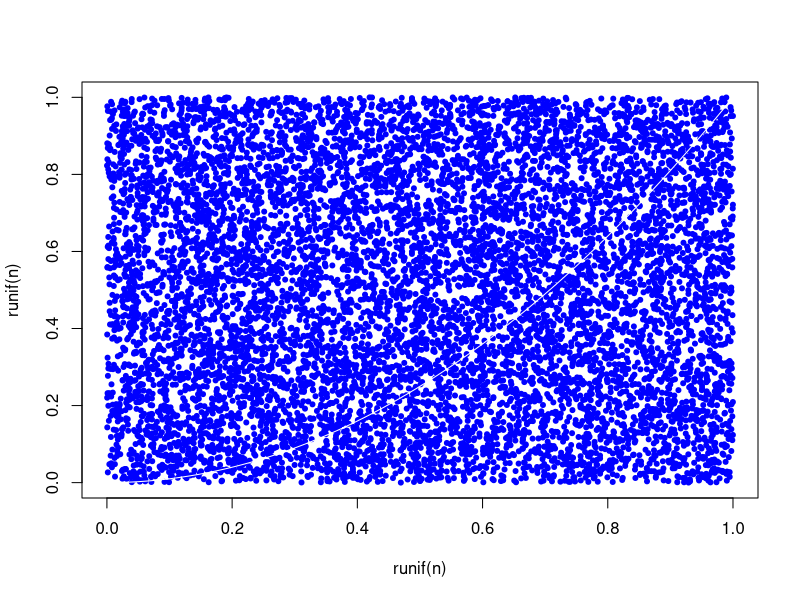
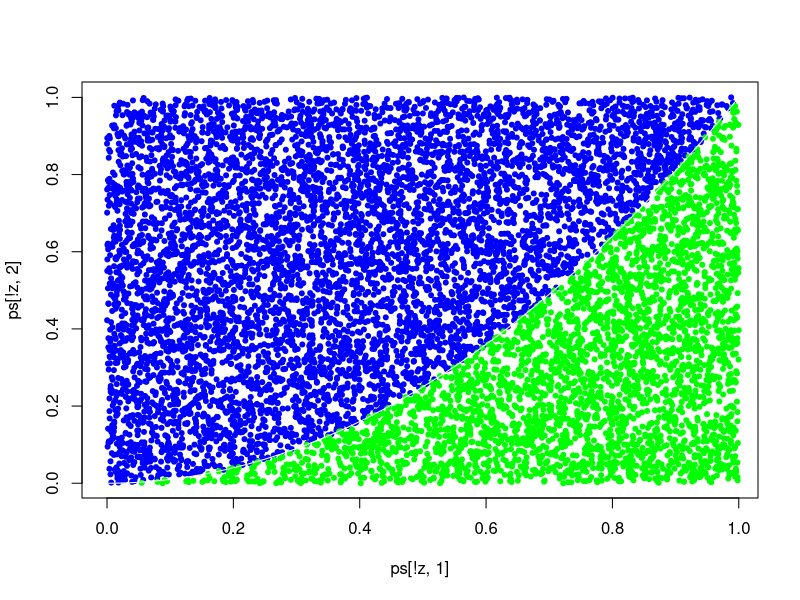
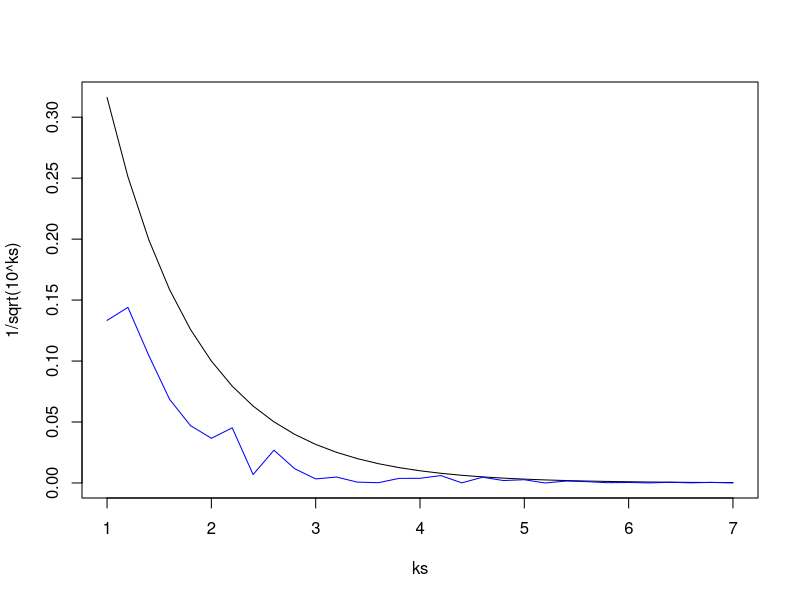
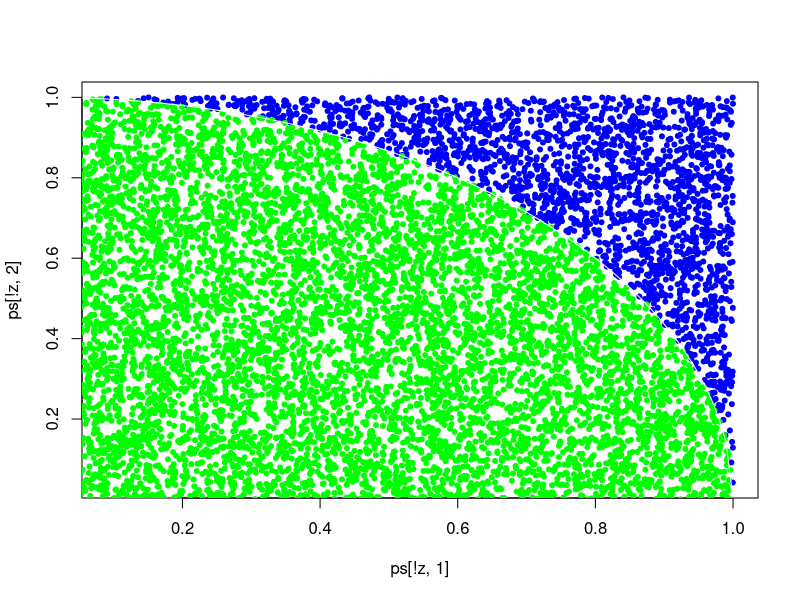
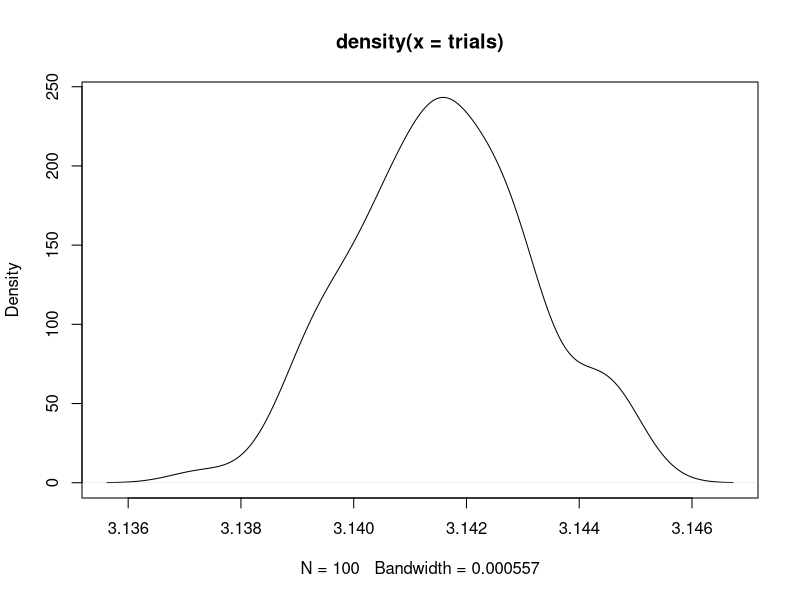
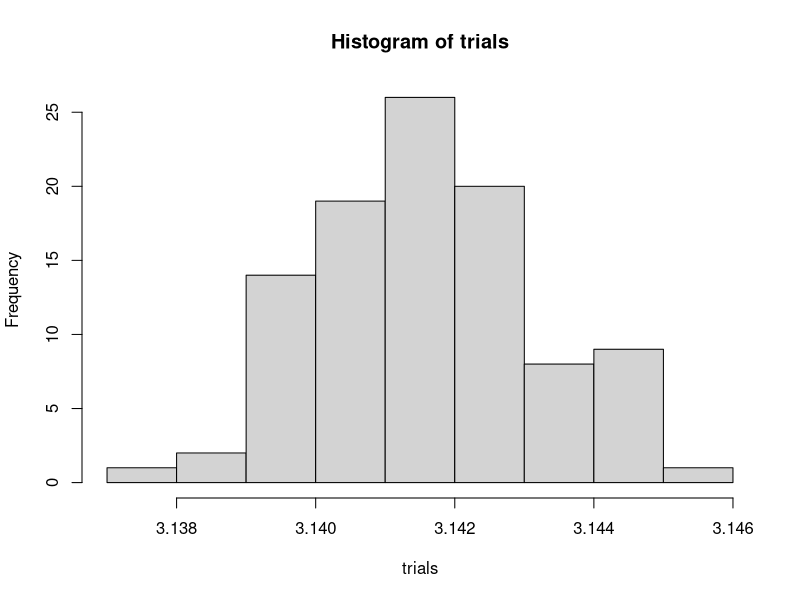
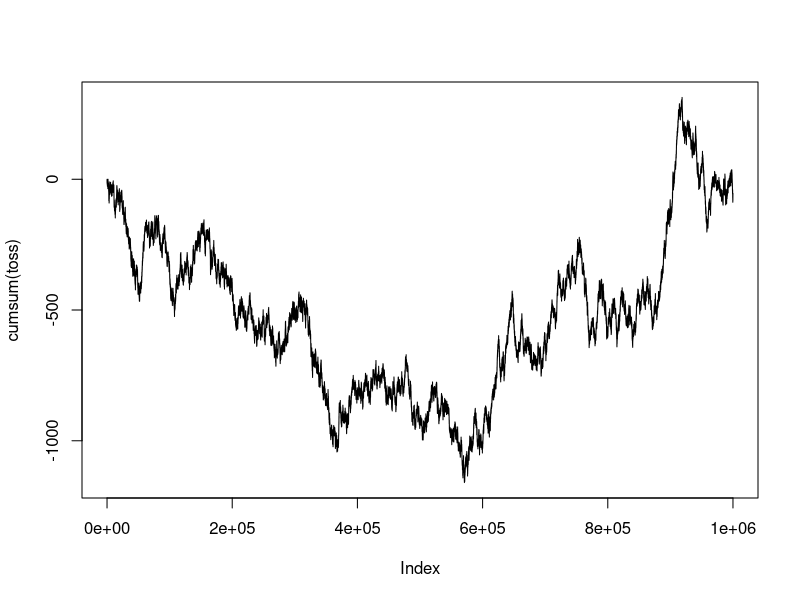
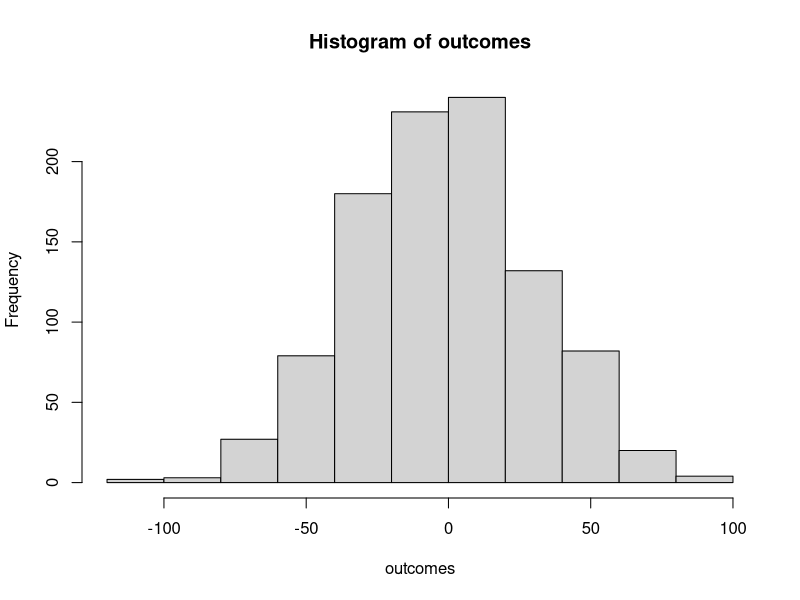

Write R code to recreate these figures, in order.
###################################################################################
#                         Some monte carlo simulations                            #
###################################################################################


## Finding the integration of y = x^2 under the limits 0, 1
n <- 10000
f <- function(x) x^2
plot(runif(n), runif(n), col='blue', pch=20)    # spraying 10k points on the x, y plane ranging b/w 0 & 1
curve(f, 0,1, n=100, col='white', add=TRUE)     # adding the curve for representation

ps <- matrix(runif(2*n), ncol=2)                # creating a matrix of 10K rows and 2 cols
g <- function(x,y) y <= x^2                     # the function for the condition check
z <- g(ps[,1], ps[,2])                          # boolean list to store if the above condition is met by the point
plot(ps[!z,1], ps[!z,2], col='blue', pch=20)
points(ps[z,1], ps[z,2], col='green', pch=20)
curve(f, 0,1, n=100, col='white', add=TRUE)

# the integral is simply the count of all the points under the curve divided by the total number of points
# which is the probability that the point lands under the curve i.e. 33.33% {integral (x^2) => x^3 / 3 => 1/3 - 0/3 => 0.33}
sum(ifelse(z == TRUE, 1, 0)) / n

# Approximation Error #

# In these kind of experiments at least 95% of the time, the error does
# not exceed the reciprocal of the square root of the number of trials
ks <- seq(1,7, by=.2)
g <- function(k) {
  n <- 10^k
  f <- function(x,y) y <= x^2
  z <- f(runif(n), runif(n))
  length(z[z]) / n
}
a <- sapply(ks,g)

head(a) # We see that approximation error reduces as we increase the no. of trials

# Numerical stability: Approximations improve as the no. of iterations increase #

# Plotting out the theoretical limit and the actual errors shows
# that with enough terms the two appear to converge
plot(ks, 1/sqrt(10^ks), type='l')
lines(ks, abs(1/3 - a), col='blue')



## Estimating value of pi
ps <- matrix(runif(2*n), ncol=2)                # creating a matrix of 10K rows and 2 cols
g <- function(x,y) sqrt(x^2 + y^2) <= 1         # the function for the condition check
z <- g(ps[,1], ps[,2])                          # boolean list to store if the above condition is met by the point
plot(ps[!z,1], ps[!z,2], col='blue', pch=20)
points(ps[z,1], ps[z,2], col='green', pch=20)
curve(sqrt(1-x^2), 0,1, n=100, col='white', add=TRUE)

# Since the unit circle has area of pi, a quarter of that will have area pi/4
# Hence, the end result will need to be multiplied by 4 to get the final approx
g <- function(k) {
  n <- 10^k
  f <- function(x,y) sqrt(x^2 + y^2) <= 1
  z <- f(runif(n),runif(n))
  length(z[z]) / n
}
a <- sapply(1:7, g)   # Approximation increases with increase in trials or n
a*4                  

# Improving the numerical stability by doing 100 iterations with a million trials in each
trials <- 4 * sapply(rep(6,100), g)
mean(trials)                                  # Approximate value of pi with a 0.1% precision (due to a million trials)
e <- 1/sqrt(10^6)                             # Error value, roughly 95% of the approximations should have an e less
sum(ifelse(abs(trials - pi)/pi <= e,1,0))/100 # Roughly 95% of the times, we are under the error value calculated above
plot(density(trials))                         # The value of pi hovers at 3.14
hist(trials)



## Simulating the toss of a coin
r <- runif(10^6)
toss <- ifelse(r > .5, 1, -1)                 # if > 0.5, we have a heads and the gambler makes a dollar else he loses a dollar
plot(cumsum(toss), type='l')                  # cummulative loss or gain with each trial
outcomes <- sapply(1:1000, function(i) sum(ifelse(runif(1000) > .5, 1, -1)))
hist(outcomes)



## Simulating the game with the following rules with the roll of a dice
# 1 then lose $2
# 2 loses $1
# 5 wins $1
# 6 wins $2
iterations = 100
profit = c()
for(i in 1:iterations){
  r <- round(runif(10^6,1,6),0)
  value = ifelse(r == 1, -2, ifelse(r == 2, -1, ifelse(r == 5, 1, ifelse(r == 6, 2, 0))))
  profit = c(profit, sum(value))
}
hist(profit)
plot(density(profit))


# References:
# https://math.dartmouth.edu/~prob/prob/prob.pdf
# https://cartesianfaith.com/2013/12/15/probability-and-monte-carlo-methods/   
